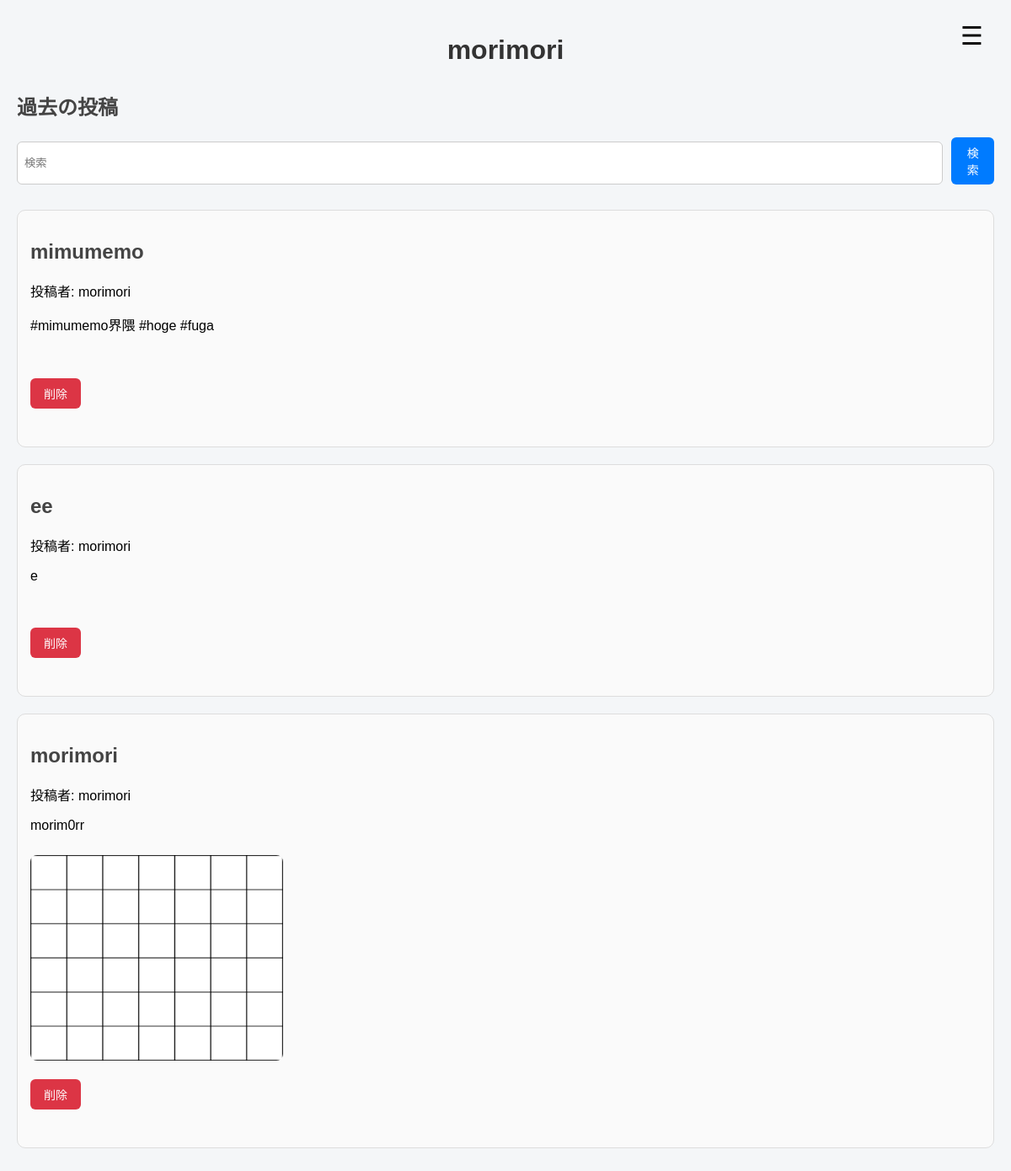
Before: /myaccount (signed in) with the older database file.
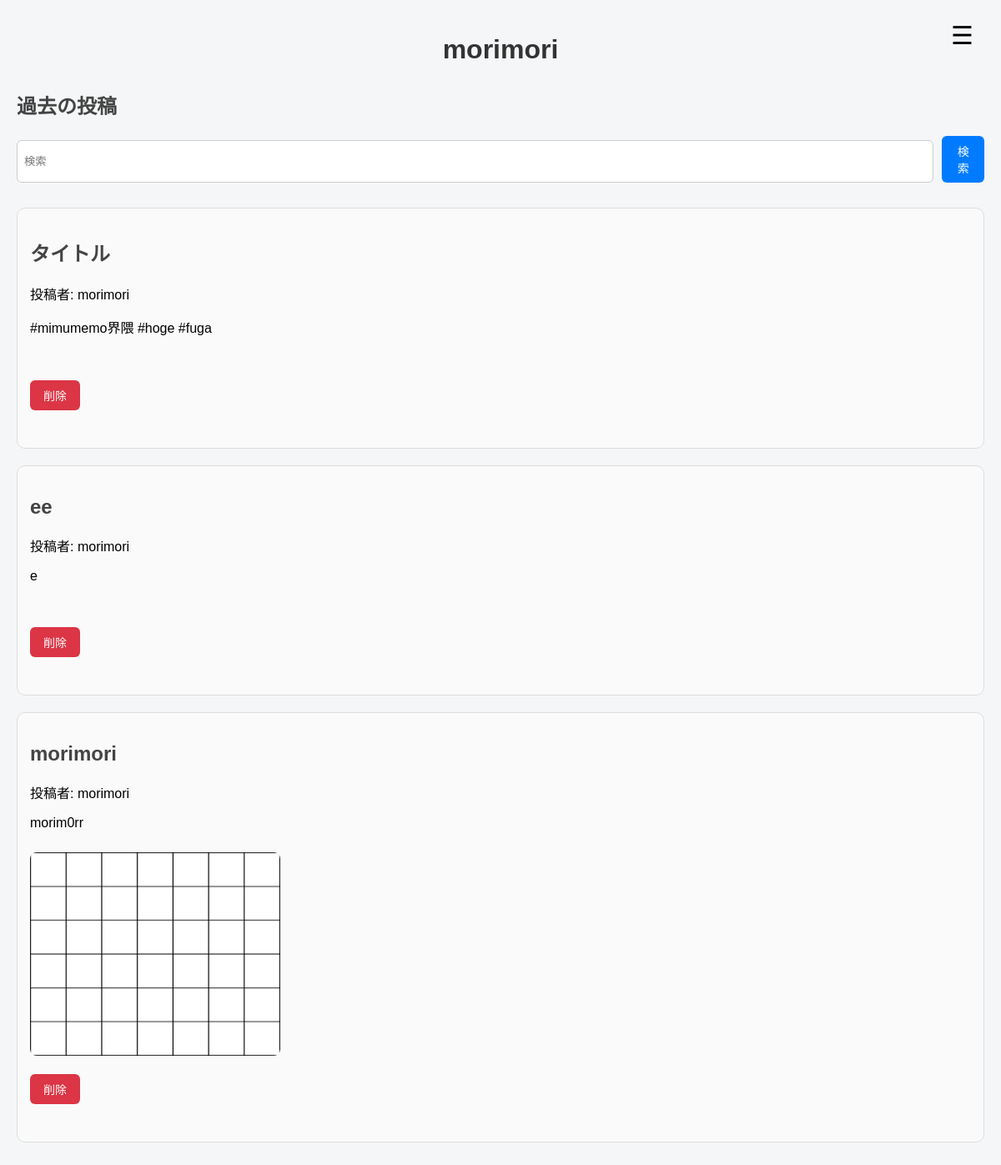
After: the same page with the newer database file.
### tables this page shows
CREATE TABLE post(
    id INTEGER PRIMARY KEY,
    title TEXT,
    comment TEXT,
    image TEXT,
    userid TEXT
);

### app.py (the view)
@app.route("/myaccount")
def myaccount():
    search = request.args.get("search", "")
    if search:
        db = get_db()
        posts = db.execute(
            """
            SELECT *
            FROM post
            WHERE userid = ? AND comment LIKE ?
            ORDER BY id DESC
            """,
            (current_user.id, f"%{search}%")
        ).fetchall()
    else:
        db = get_db()
        posts = db.execute(
            """
            SELECT *
            FROM post
            WHERE userid = ?
            ORDER BY id DESC
            """,
            (current_user.id,)
        ).fetchall()
    return render_template("myaccount.html",
                           posts=posts,
                           search=search)

### app.py (called while the page is built)
@login_manager.user_loader
def load_user(userid):
    return User(userid)

def connect_db():
    rv = sqlite3.connect(DATABASE)
    rv.row_factory = sqlite3.Row
    return rv

def get_db():
    if not hasattr(g,'sqlite_db'):
        g.sqlite_db = connect_db()
    return g.sqlite_db

### templates/myaccount.html (shortened to what this page needs)
{%extends "base.html" %}
{% block content %}
<button class="hamburger" onclick="toggleMenu()">
    ☰
</button>
<h1>{{ current_user.id }}</h1>
<h2>過去の投稿</h2>
<div class="search">
    <form method="GET" action="{{ url_for('myaccount') }}">
        <input type="text" name="search" placeholder="検索" value="{{ search }}">
        <button type="submit">検索</button>
    </form>
</div>
{% for post in posts %}
<div class="post">
    <h2>{{ post.title }}</h2>
    <p>投稿者: {{post.userid}}</p>
    <p>{{ post.comment }}</p>
    {% if post.image %}
        <img src="/uploads/{{ post.image }}" width="300">
    {% endif %}
    <br><br>
    <form action="/reset" method="POST" onsubmit="return confirmReset()">
        <button type="submit" id="delete-btn">削除</button>
    </form>
</div>
{% endfor %}
{% endblock %}

### templates/base.html (shortened to what this page needs)
<!DOCTYPE html>
<html lang="ja">
<head>
    <link rel="stylesheet" href="{{ url_for('static', filename='style.css') }}">
</head>
<body>
    {% block content %}
    {% endblock %}
</body>
</html>

### static/style.css (style rules this page uses)
body { font-family: "Yu Gothic", "Meiryo", sans-serif; background-color: #f4f6f8; margin: 0; padding: 20px; }
h1 { text-align: center; color: #333; margin-bottom: 30px; }
h2 { color: #444; }
form { margin-bottom: 30px; }
input[type="text"], input[type="password"], textarea { width: 100%; padding: 10px; margin-top: 5px; border: 1px solid #ccc; border-radius: 6px; box-sizing: border-box; }
button, input[type="submit"] { background-color: #007bff; color: white; border: none; padding: 10px 18px; border-radius: 6px; cursor: pointer; font-size: 14px; }
.search form { display: flex; gap: 10px; }
.search input { padding: 8px; }
.search button { padding: 8px 12px; }
.post { background-color: #fafafa; border: 1px solid #ddd; border-radius: 10px; padding: 15px; margin-bottom: 20px; }
.post img { max-width: 100%; height: auto; border-radius: 8px; margin-top: 10px; }
#delete-btn { background-color: #dc3545; color: white; border: none; border-radius: 6px; padding: 8px 16px; font-size: 14px; cursor: pointer; transition: 0.2s; }
.hamburger { position: fixed; top: 15px; right: 15px; font-size: 30px; border: none; color: black; background: none; cursor: pointer; z-index: 1001; }

Changed rows visible on the page:
changed post "#mimumemo界隈 #hoge #fuga": title "mimumemo" → "タイトル"
